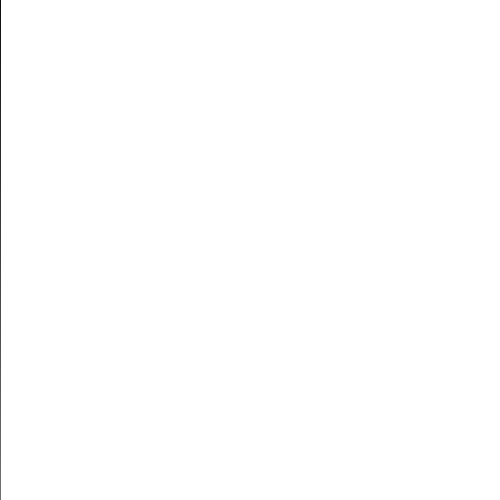
Frame 1 (no input)
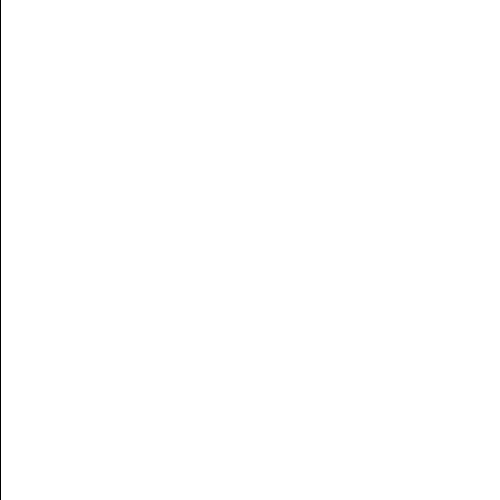
Frame 60 (no input)
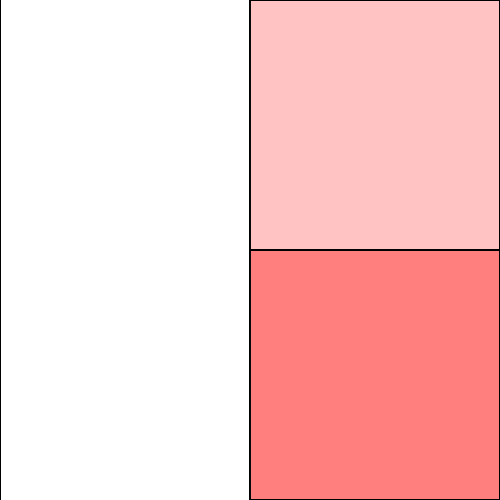
Frame 120 (the mouse pressed at the canvas centre since frame 60)

The p5.js sketch that drew these frames (run headless with seeded random() and noise() and a simulated clock; from frame 60 on, the mouse is pressed at the canvas centre):

// p5.js sketch
// ── sketch.js
var y = [];
var x = [];

function setup() {
  createCanvas(500, 500);
  y.push(width);
  x.push(height);
}

function draw() {
  background(38, 130, 204, 0.5);
  
  y.push(mouseY);
  x.push(mouseX);
  fill(200, 17, 17, 1);
  for (var i = 1; i < y.length; i++) {
    rect(mouseX, y[i], mouseY, y[i-1]);
  }
}
